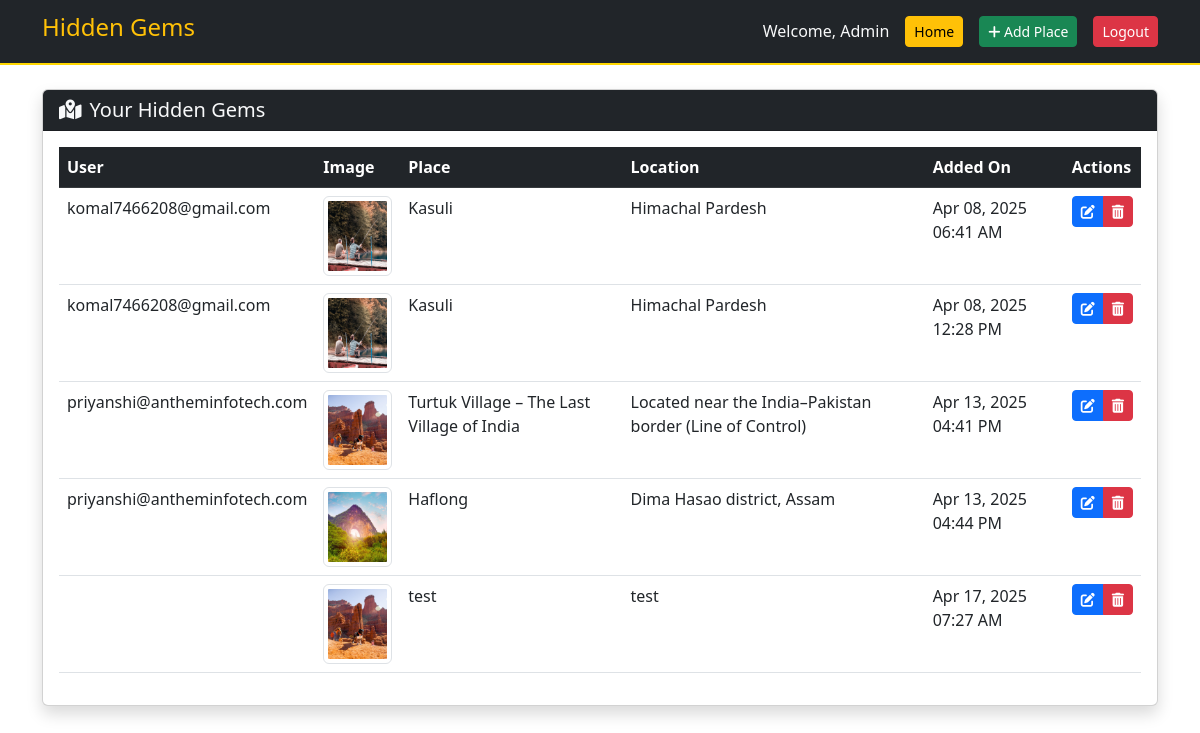
The page /dashboard (signed in) on the database its author committed.
### app.py (models this page shows)
class Place(db.Model):
    id = db.Column(db.Integer, primary_key=True)
    name = db.Column(db.String(100), nullable=False)
    location = db.Column(db.String(100), nullable=False)
    description = db.Column(db.Text, nullable=False)
    image = db.Column(db.String(100), nullable=False)
    best_time = db.Column(db.String(50))
    timestamp = db.Column(db.DateTime, default=datetime.utcnow)
    user_id = db.Column(db.Integer, db.ForeignKey('user.id'), nullable=False)

class User(db.Model):
    id = db.Column(db.Integer, primary_key=True)
    email = db.Column(db.String(120), unique=True, nullable=False)
    first_name = db.Column(db.String(50), nullable=False)
    password = db.Column(db.String(200), nullable=False)
    is_admin = db.Column(db.Boolean, default=False)
    places = db.relationship('Place', backref='author', lazy=True)

### app.py (the view)
@app.route('/dashboard')
def dashboard():
    if not session.get('logged_in'):
        return redirect(url_for('login'))
    if session['is_admin']:
        places = Place.query.all()
    else:
        places = Place.query.filter_by(user_id=session['user_id']).all()
    return render_template("dashboard.html",
                         places=places,
                         is_admin=session.get('is_admin', False))

### app.py (called while the page is built)
@app.template_filter('datetimeformat')
def datetimeformat(value, format='%b %d, %Y %I:%M %p'):
    return value.strftime(format)

@app.before_request
def check_admin_access():
    if request.path.startswith('/admin') and not request.endpoint == 'admin_login':
        if not session.get('is_admin'):
            flash("Admin access required", "danger")
            return redirect(url_for('login'))

### templates/dashboard.html (shortened to what this page needs)
<!DOCTYPE html>
<html lang="en">
<head>
    <link rel="stylesheet" href="{{ url_for('static', filename='css/style.css') }}">
    <link href="https://cdn.jsdelivr.net/npm/bootstrap@5.3.0/dist/css/bootstrap.min.css" rel="stylesheet">
    <link rel="stylesheet" href="https://cdnjs.cloudflare.com/ajax/libs/font-awesome/6.4.0/css/all.min.css">
</head>
<body class="dashboard-body">
    <nav class="navbar navbar-expand-lg navbar-dark bg-dark">
        <div class="container">
            <a class="navbar-brand" href="{{ url_for('home') }}">
                <h4 class="text-warning">Hidden Gems</h4>
            </a>
            <div class="d-flex align-items-center gap-3">
                <span class="text-light">Welcome, {{ session['username'] }}</span>
                <a href="{{ url_for('home') }}" class="btn btn-sm btn-warning">Home</a>
                <a href="{{ url_for('add_place') }}" class="btn btn-sm btn-success">
                    <i class="fas fa-plus"></i> Add Place
                </a>
                <a href="{{ url_for('logout') }}" class="btn btn-sm btn-danger">Logout</a>
            </div>
        </div>
    </nav>
    <div class="container py-4">
        <div class="card shadow mb-4">
            <div class="card-header bg-dark text-light">
                <h5 class="mb-0"><i class="fas fa-map-marked-alt me-2"></i>Your Hidden Gems</h5>
            </div>
            <div class="card-body">
                {% if places %}
                <div class="table-responsive">
                    <table class="table table-hover">
                        <thead class="table-dark">
                            <tr>
                                {% if session['is_admin'] %}
                                <th>User</th>
                                {% endif %}
                                <th>Image</th>
                                <th>Place</th>
                                <th>Location</th>
                                <th>Added On</th>
                                <th>Actions</th>
                            </tr>
                        </thead>
                        <tbody>
                            {% for place in places %}
                            <tr>
                                {% if session['is_admin'] %}
                                <td>{{ place.author.email }}</td>
                                {% endif %}
                                <td>
                                    <img src="{{ url_for('static', filename='uploads/' + place.image) }}"
                                         class="img-thumbnail"
                                         style="width: 80px; height: 80px; object-fit: cover;">
                                </td>
                                <td>{{ place.name }}</td>
                                <td>{{ place.location }}</td>
                                <td>{{ place.timestamp|datetimeformat }}</td>
                                <td>
                                    <div class="btn-group btn-group-sm">
                                        <a href="{{ url_for('edit_place', place_id=place.id) }}"
                                           class="btn btn-primary {% if not (session['is_admin'] or place.author.email == session['email']) %}disabled{% endif %}"
                                           >
                                            <i class="fas fa-edit"></i>
                                        </a>
                                        <button class="btn btn-danger delete-btn"
                                                data-place-id="{{ place.id }}"
                                                >
                                            <i class="fas fa-trash-alt"></i>
                                        </button>
                                    </div>
                                </td>
                            </tr>
                            {% endfor %}
                        </tbody>
                    </table>
                </div>
                {% endif %}
            </div>
        </div>
    </div>
</body>
</html>

### static/style.css (style rules this page uses)
:root { --dark-bg: #1a1a1a; --accent-yellow: #FFD700; --warm-white: #fdfdfd; }
body { background-color: var(--dark-bg); color: var(--warm-white); overflow-x: hidden; }
.navbar { background: rgba(26, 26, 26, 0.95) !important; border-bottom: 2px solid var(--accent-yellow); }
body { background-color: #000 important!; }

### rows shown on the page
Place: author.email "komal7466208@gmail.com", image (picture), name "Kasuli", location "Himachal Pardesh", timestamp "Apr 08, 2025 06:41 AM"
Place: author.email "komal7466208@gmail.com", image (picture), name "Kasuli", location "Himachal Pardesh", timestamp "Apr 08, 2025 12:28 PM"
Place: author.email "priyanshi@antheminfotech.com", image (picture), name "Turtuk Village – The Last Village of India", location "Located near the India–Pakistan border (Line of Control)", timestamp "Apr 13, 2025 04:41 PM"
Place: author.email "priyanshi@antheminfotech.com", image (picture), name "Haflong", location "Dima Hasao district, Assam", timestamp "Apr 13, 2025 04:44 PM"
Place: image (picture), name "test", location "test", timestamp "Apr 17, 2025 07:27 AM"

### other values the page prints
{{ session['username'] }} "Admin"
